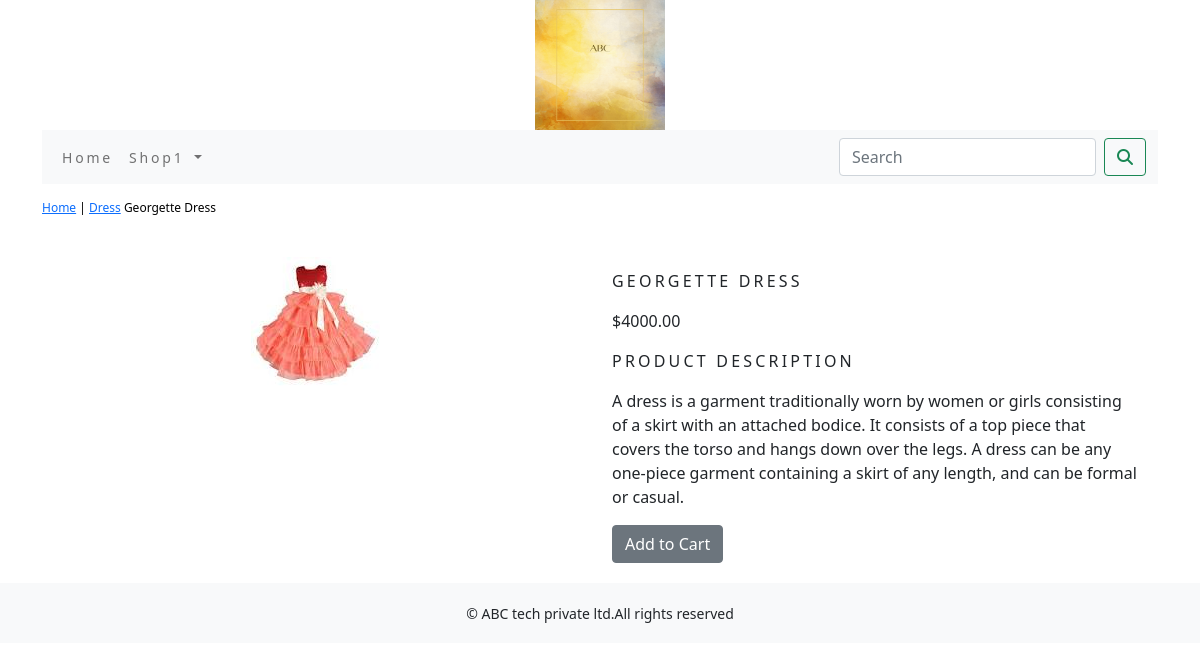
The page /shop1/dress/georgette-dress/ on the database its author committed.
### shop1/models.py (models this page shows, shortened)
class Product(models.Model):
    name=models.CharField(max_length=250,unique=True)
    slug=models.SlugField(max_length=250,unique=True)
    description=models.TextField(blank=True)
    price=models.DecimalField(max_digits=10,decimal_places=2)
    category=models.ForeignKey(Category,on_delete=models.CASCADE)
    image=models.ImageField(upload_to='product',blank=True)
    stock=models.IntegerField()
    available=models.BooleanField(default=True)
    created=models.DateTimeField(auto_now_add=True)
    updated=models.DateTimeField(auto_now=True)
    class Meta:
        ordering=('name',)
        verbose_name='product'
        verbose_name_plural='products'

class Category(models.Model):
    name=models.CharField(max_length=250,unique=True)
    slug=models.SlugField(max_length=250,unique=True)
    description=models.TextField(blank=True)
    image=models.ImageField(upload_to='category',blank=True)
    class Meta:
        ordering=('name',)
        verbose_name='category'
        verbose_name_plural='categories'
    def get_url(self):
        return reverse('shop1:products_by_category',args=[self.slug])
    def __str__(self):
        return '{}'.format(self.name)

### shop1/views.py (the view)
# urls.py: path('<slug:c_slug>/<slug:product_slug>/',views.proDetail,name='prodCatdetail')
def proDetail(request,c_slug,product_slug):
    try:
        product=Product.objects.get(category__slug=c_slug,slug=product_slug)
    except Exception as e:
        raise e
    return render(request,'product.html',{'product':product})

### cart/context_processors.py (called while the page is built)
def counter(request):
    item_count=0
    if 'admin' in request.path:
        return{}
    else:
        try:
            cart=Cart.objects.filter(cart_id=_cart_id(request))
            car_items=CartItem.objects.all().filter(cart=cart[:1])
            for cart_item in car_items:
                item_count += cart_item.quantity
        except Cart.DoesNotExist:
            item_count =0
    return dict(item_count=item_count)

### cart/views.py (called while the page is built)
def _cart_id(request):
    cart=request.session.session_key
    if not cart:
        cart=request.session.create()
    return cart

### shop1/context_processors.py (called while the page is built)
def menu_links(request):
    links=Category.objects.all()
    return dict(links=links)

### templates/product.html (shortened to what this page needs)
{% extends 'base.html' %}
{% load static %}
{% block content %}
<div class="row my_prod_row_class">
    <div class="mx_auto">
        <p><a href="{% url 'shop1:allProdCat' %}"> Home</a> | <a href="{{product.category.get_url}}">{{product.category}}</a> {{product.name}}</p>
    </div>
<div class="container">
<br>
    <div class="row">
<div class="col-12 col-sm-12 col-md-12 col-lg-6 text-center">
    <div style="min-width:18rem">
            <img src="{{product.image.url}}" alt="{{product.name}}">
    </div>
    </div>
    <div class="col-12 col-sm-12 col-md-12 col-lg-6">
        <div>
        <h1 class="my_prod_title">{{product.name}}</h1>
        <p>${{product.price}}</p>
        <p class="my_title"> Product Description</p>
        <p class="text-justify my_prod_text">{{product.description}}</p>
        {% if product.stock <= 0 %}
        <p class="text-justify my_prod_text"> <b>Out of Stock</b></p>
        {% else %}
        <a class="btn btn-secondary" href="{% url 'cart:add_cart' product.id %}">Add to Cart</a>
        {% endif %}
        </div>
    </div>
     </div>
  </div>
</div>
{% endblock %}

### static/css/custom.css (style rules this page uses)
body { font-family: 'Roboto', sans-serif; }
.my_title { font-size:16px; text-transform:uppercase; letter-spacing: .2em; }
.my_prod_row_class { padding-top:15px; padding-bottom:20px; }
.my_prod_row_class .mx_auto { color:#000; font-size:12px; text-decoration:none; }
.my_prod_title { font-size:16px; text-transform:uppercase; letter-spacing: .2em; padding-top:15px; padding-bottom:10px; }
.my_prod_text { padding-right:20px; }

### rows shown on the page
Product: category "Dress", name "Georgette Dress", image (picture), name "GEORGETTE DRESS", price "4000.00", description "A dress is a garment traditionally worn by women or girls consisting of a skirt with an attached bodice. It consists of a top piece that covers the torso and hangs down over the legs. A dress can be any one-piece garment containing a skirt of any length, and can be formal or casual."
